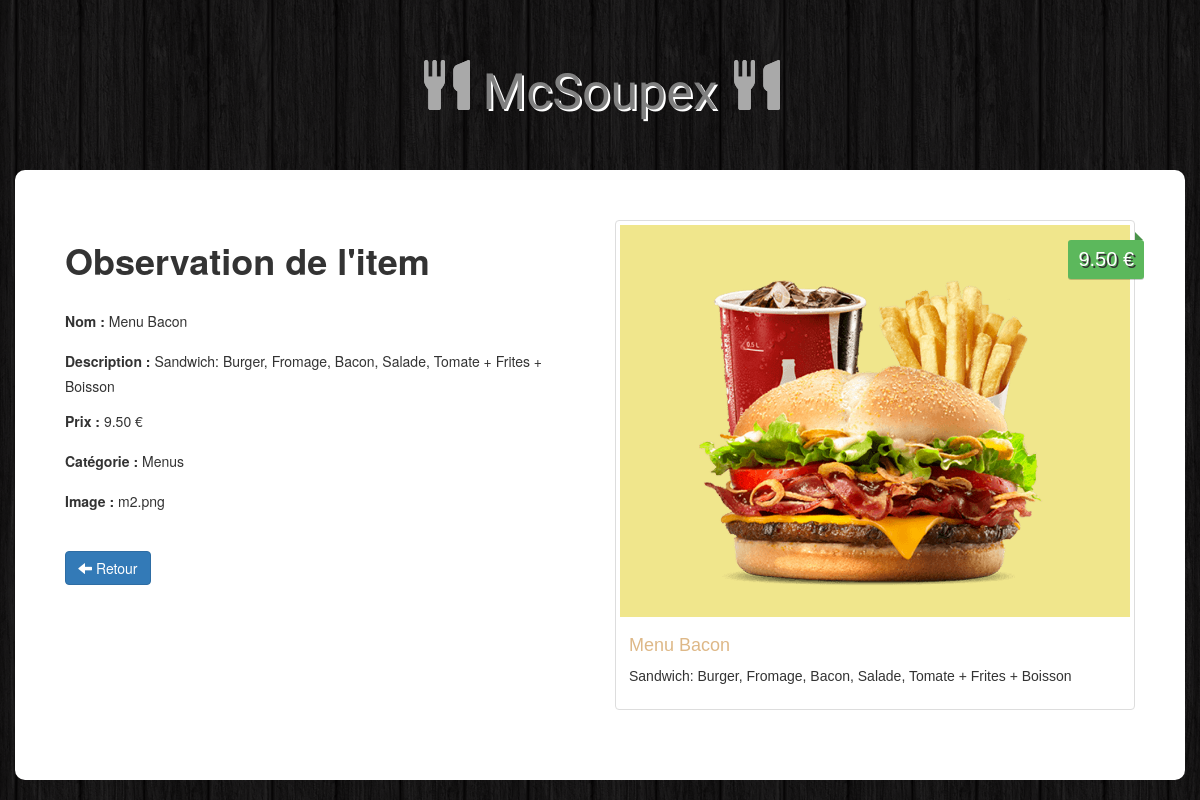
Page /Admin/view.php?id=2 on the committed database.
### tables this page shows
CREATE TABLE items (
  id int NOT NULL AUTO_INCREMENT,
  name varchar(100) NOT NULL,
  description varchar(255) NOT NULL,
  price numeric(7,2) NOT NULL,
  img varchar(255) NOT NULL,
  category int NOT NULL,
  primary key(id),
  key(category)
);

CREATE TABLE categories (
  id int NOT NULL AUTO_INCREMENT,
  name varchar(100) NOT NULL,
  primary key(id)
);

### Admin/view.php (the view, shortened to what this page needs)
<?php
    if(isset($_GET['id'])){
         $id = $_GET["id"];
    }
    $db = Db::connect();
    $select = $db->prepare("select items.id,items.name,items.description,items.price, items.img, categories.name as categoryName from items left join categories on items.category = categories.id where items.id = ?");
    $select->execute(array($id));
    $rowItem = $select->fetch();
?>
<!DOCTYPE html>
<html>
  <head>
    <link
      rel="stylesheet"
      href="https://maxcdn.bootstrapcdn.com/bootstrap/3.4.0/css/bootstrap.min.css"
    />
    <link rel="stylesheet" type="text/css" href="../css/style.css" />
  <body>
  <h1 class="textLogo">
        <span class="glyphicon glyphicon-cutlery"></span> McSoupex
        <span class="glyphicon glyphicon-cutlery"></span>
      </h1>
      <div class="container admin">
          <div class="row">
              <div class="col-sm-6">
                <h1><b>Observation de l'item    </b></h1>
                <br/>
                <form>
                    <div class="form-group">
                        <label> Nom : </label><?php echo utf8_encode('   '. $rowItem['name']); ?>
                   </div>
                   <div class="form-group">
                        <label> Description : </label><?php echo utf8_encode('   '. $rowItem['description']); ?>
                   </div>
                   <div class="form-group">
                        <label> Prix : </label><?php echo '   '. number_format((float)$rowItem['price'],2,'.',""). ' €'; ?>
                   </div>
                   <div class="form-group">
                        <label> Catégorie : </label><?php echo utf8_encode('   '. $rowItem['categoryName']); ?>
                   </div>
                   <div class="form-group">
                        <label> Image : </label><?php echo '   '. $rowItem['img']; ?>
                   </div>
                </form>
                <br>
                <div class="form-actions">
                    <a class="btn btn-primary" href="index.php"><span class="glyphicon glyphicon-arrow-left"></span> Retour</a>
                </div>
              </div>
            <div class="col-sm-6 site">
              <div class="thumbnail">
                <img src="<?php echo '../ressources/images/'.$rowItem['img'];  ?>" alt="..." />
                <div class="price"><?php echo '   '. number_format((float)$rowItem['price'],2,'.',""). ' €'; ?></div>
                <div class="caption">
                  <h4><?php echo utf8_encode('   '. $rowItem['name']); ?></h4>
                  <p><?php echo utf8_encode('   '. $rowItem['description']); ?></p>
                </div>
              </div>
            </div>
          </div>
      </div>
  </body>
</html>

### css/style.css (style rules this page uses)
body { background: url(../ressources/images/bg.png); }
.site { font-family: "Gill Sans", "Gill Sans MT", Calibri, "Trebuchet MS", sans-serif; }
.textLogo { font-family: "Holtwood One SC", "sans-serif"; color: grey; text-shadow: 2px 2px white; font-size: 50px; padding: 40px 0px; text-align: center; }
.textLogo .glyphicon { color: darkgrey; text-shadow: 0px 0px darkgrey; }
.thumbnail img { background-color: khaki; }
.price { background: #5cb85c; box-shadow: 0 1px rgba(0, 0, 0, 0.2); -moz-box-shadow: 0 1px rgba(0, 0, 0, 0.2); -webkit-box-shadow: 0 1px rgba(0, 0, 0, 0.2); color: #fff; text-shadow: 2px 2px #333; position: absolute; right: 6px; top: 20px; padding: 5px 10px; font-size: 20px; border-radius: 3px; }
.price:before { border: 4px solid transparent; border-bottom: 4px solid #4a934a; border-left: 4px solid #4a934a; content: ""; position: absolute; right: 1px; top: -8px; }
.caption > h4 { color: burlywood; font-size: 18px; }
.admin { background: #fff; padding: 50px; border-radius: 10px; }

### rows in the picture
items: name "Menu Bacon", description "Sandwich: Burger, Fromage, Bacon, Salade, Tomate + Frites + Boisson", price "9.50", category.name "Menus", img "m2.png", img (picture)
